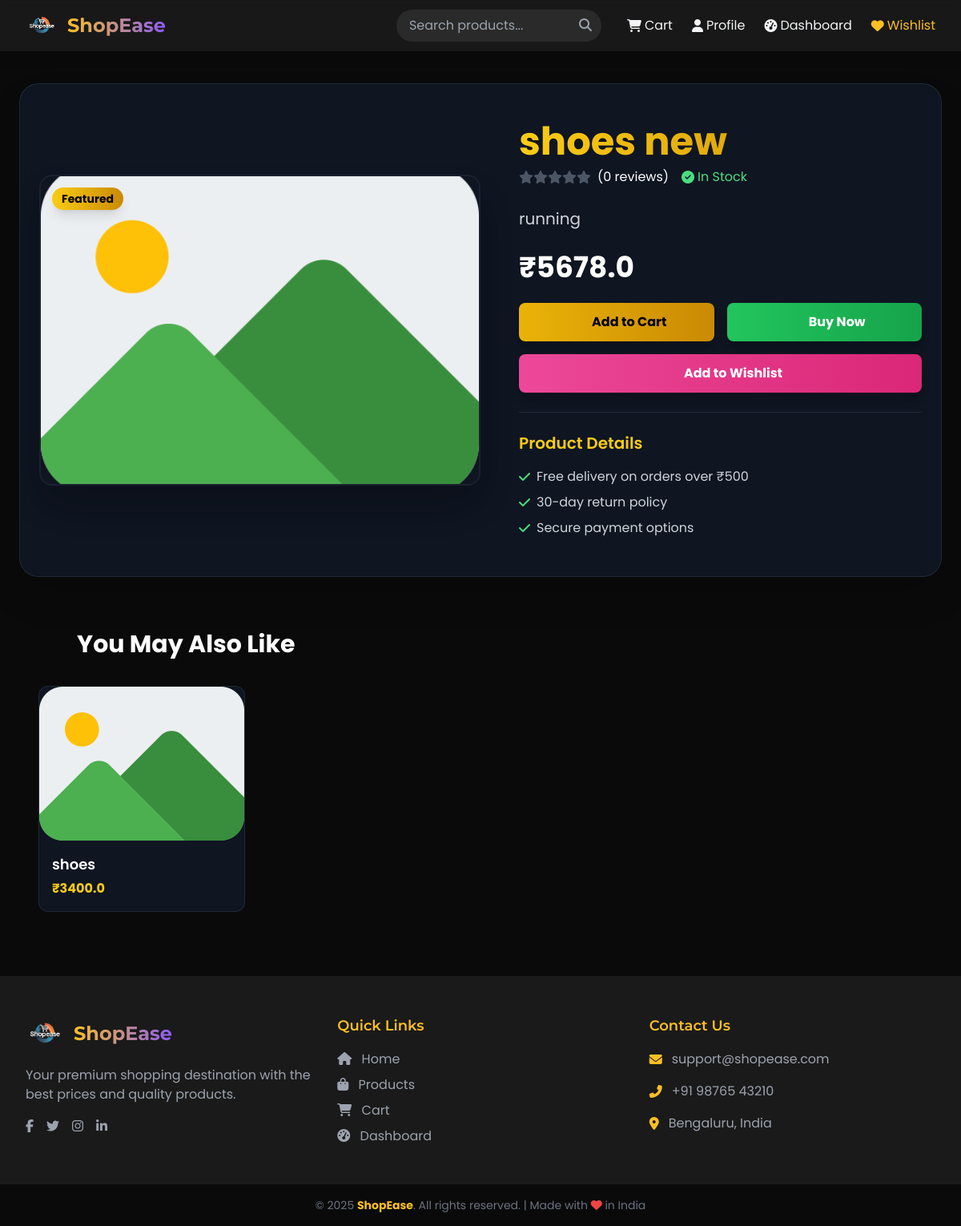
/product/5, run on the app's committed database.
### tables this page shows
CREATE TABLE products (
            id INTEGER PRIMARY KEY AUTOINCREMENT,
            name TEXT,
            price REAL,
            category TEXT,
            description TEXT,
            stock INTEGER
        , image_url TEXT, seller_id INTEGER);

### app.py (the view)
@app.route('/product/<int:product_id>')
def view_product(product_id):
    conn = sqlite3.connect('database/app.db')
    conn.row_factory = sqlite3.Row
    c = conn.cursor()
    c.execute("SELECT * FROM products WHERE id = ?", (product_id,))
    row = c.fetchone()
    if not row:
        flash("Product not found", "danger")
        return redirect(url_for('products'))
    c.execute(
        "SELECT rating, comment FROM reviews WHERE product_id = ?", (product_id,))
    review_rows = c.fetchall()
    reviews = [{"rating": r["rating"], "comment": r["comment"]}
               for r in review_rows]
    if review_rows:
        average_rating = round(sum([r["rating"]
                               for r in review_rows]) / len(review_rows))
    else:
        average_rating = 0
    product = {
        'id': row['id'],
        'name': row['name'],
        'price': row['price'],
        'description': row['description'],
        'category': row['category'],
        'stock': row['stock'],
        'image_url': row['image_url'],
        'rating': average_rating,
        'reviews': reviews
    }
    c.execute("SELECT * FROM products WHERE category = ? AND id != ? LIMIT 6",
              (row['category'], product_id))
    related_products = c.fetchall()
    conn.close()
    return render_template('product_detail.html', product=product, related_products=related_products)

### app.py (called while the page is built)
@app.context_processor
def inject_products():
    try:
        products = fetch_all_products()[:6]
    except:
        products = []
    return {'products': products}

### core/db_helper.py (called while the page is built)
def get_db_connection():
    conn = sqlite3.connect(DB_PATH)
    conn.row_factory = sqlite3.Row
    return conn

def fetch_all_products():
    conn = get_db_connection()
    cursor = conn.execute("SELECT * FROM products")
    products = cursor.fetchall()
    conn.close()
    return products

### templates/product_detail.html (shortened to what this page needs)
{% extends "layout.html" %}
{% block content %}
<link href="https://cdnjs.cloudflare.com/ajax/libs/animate.css/4.1.1/animate.min.css" rel="stylesheet">
<section class="max-w-6xl mx-auto mt-10 px-4 sm:px-6 py-12 bg-gray-900/80 backdrop-blur-sm text-white rounded-3xl shadow-2xl border border-gray-700/50 animate__animated animate__fadeIn">
  <div class="flex flex-col lg:flex-row gap-12 items-center">
    <div class="w-full lg:w-1/2 relative group">
      <div class="overflow-hidden rounded-2xl shadow-2xl border-2 border-gray-700/30">
        <img src="{{ product.image_url if product.image_url else url_for('static', filename='images/placeholder.png') }}"
             alt="{{ product.name }}"
             class="w-full h-96 object-cover transition-transform duration-500 group-hover:scale-105">
      </div>
      <div class="absolute top-4 left-4 bg-gradient-to-r from-yellow-400 to-yellow-600 text-black px-3 py-1 rounded-full text-sm font-bold shadow-lg">
        Featured
      </div>
    </div>
    <div class="flex-1 space-y-6">
      <div>
        <h1 class="text-4xl md:text-5xl font-bold text-transparent bg-clip-text bg-gradient-to-r from-yellow-400 to-yellow-600 mb-2">
        </h1>
        <div class="flex items-center space-x-4 mb-4">
          <div class="flex items-center text-yellow-400">
            {% for i in range(5) %}
              <i class="fas fa-star{% if i >= (product.rating | default(0) | int) %} text-gray-600{% endif %}"></i>
            {% endfor %}
            <span class="ml-2 text-white">({{ product.review_count | default(0) }} reviews)</span>
          </div>
          <span class="text-green-400 flex items-center">
            <i class="fas fa-check-circle mr-1"></i> In Stock
          </span>
        </div>
      </div>
      <p class="text-xl text-gray-300 leading-relaxed">
        {{ product.description }}
      </p>
      <div class="flex items-baseline space-x-4 mt-6">
        <p class="text-4xl font-bold text-white">₹{{ product.price }}</p>
      </div>
      <div class="mt-8 space-y-4">
        <div class="flex flex-wrap gap-4">
          <form method="POST" action="{{ url_for('add_to_cart', product_id=product.id) }}" class="flex-1 min-w-[200px]">
            <button type="submit"
                    class="w-full px-6 py-3 bg-gradient-to-r from-yellow-500 to-yellow-600 text-black font-bold rounded-lg shadow-lg hover:shadow-xl transition-all duration-300 transform hover:scale-[1.02] flex items-center justify-center space-x-2">
              <lord-icon
                src="https://cdn.lordicon.com/slkvcfos.json"
                trigger="hover"
                colors="primary:#121331,secondary:#121331"
                style="width:24px;height:24px">
              </lord-icon>
              <span>Add to Cart</span>
            </button>
          </form>
          <form method="POST" action="{{ url_for('buy_now', product_id=product.id) }}" class="flex-1 min-w-[200px]">
            <button type="submit"
                    class="w-full px-6 py-3 bg-gradient-to-r from-green-500 to-green-600 text-white font-bold rounded-lg shadow-lg hover:shadow-xl transition-all duration-300 transform hover:scale-[1.02] flex items-center justify-center space-x-2">
              <lord-icon
                src="https://cdn.lordicon.com/iiixgoqp.json"
                trigger="hover"
                colors="primary:#ffffff,secondary:#ffffff"
                style="width:24px;height:24px">
              </lord-icon>
              <span>Buy Now</span>
            </button>
          </form>
        </div>
        <form method="POST" action="{{ url_for('add_to_wishlist', product_id=product.id) }}" class="w-full">
          <button type="submit"
                  class="w-full px-6 py-3 bg-gradient-to-r from-pink-500 to-pink-600 text-white font-bold rounded-lg shadow-lg hover:shadow-xl transition-all duration-300 transform hover:scale-[1.02] flex items-center justify-center space-x-2">
            <lord-icon
              src="https://cdn.lordicon.com/rjzlnunf.json"
              trigger="hover"
              colors="primary:#ffffff,secondary:#ffffff"
              style="width:24px;height:24px">
            </lord-icon>
            <span>Add to Wishlist</span>
          </button>
        </form>
      </div>
      <div class="mt-10 pt-6 border-t border-gray-700/50">
        <h3 class="text-xl font-semibold mb-4 text-yellow-400">Product Details</h3>
        <ul class="space-y-2 text-gray-300">
          <li class="flex items-start">
            <i class="fas fa-check text-green-400 mt-1 mr-2"></i>
            <span>Free delivery on orders over ₹500</span>
          </li>
          <li class="flex items-start">
            <i class="fas fa-check text-green-400 mt-1 mr-2"></i>
            <span>30-day return policy</span>
          </li>
          <li class="flex items-start">
            <i class="fas fa-check text-green-400 mt-1 mr-2"></i>
            <span>Secure payment options</span>
          </li>
        </ul>
      </div>
    </div>
  </div>
</section>
<section class="max-w-6xl mx-auto mt-16 px-4 sm:px-6">
  <h2 class="text-3xl font-bold mb-8 text-white flex items-center">
    <lord-icon
      src="https://cdn.lordicon.com/wxnxiano.json"
      trigger="loop"
      delay="2000"
      colors="primary:#fbbf24,secondary:#fbbf24"
      style="width:40px;height:40px">
    </lord-icon>
    <span class="ml-2">You May Also Like</span>
  </h2>
  <div class="grid grid-cols-1 sm:grid-cols-2 lg:grid-cols-4 gap-6">
    {% for related in related_products[:4] %}
    <div class="bg-gray-900/80 backdrop-blur-sm rounded-xl overflow-hidden border border-gray-700/50 hover:border-yellow-400/30 transition-all duration-300 transform hover:-translate-y-1">
      <a href="{{ url_for('view_product', product_id=related.id) }}" class="block">
        <div class="h-48 overflow-hidden">
          <img src="{{ related.image_url if related.image_url else url_for('static', filename='images/placeholder.png') }}"
               alt="{{ related.name }}"
               class="w-full h-full object-cover transition-transform duration-500 hover:scale-110">
        </div>
        <div class="p-4">
          <h3 class="font-semibold text-lg text-white mb-1">{{ related.name }}</h3>
          <p class="text-yellow-400 font-bold">₹{{ related.price }}</p>
        </div>
      </a>
    </div>
    {% endfor %}
  </div>
</section>
{% endblock %}

### data on the page
products: description "running", price "5678.0"
products: name "shoes", price "3400.0"

### other printed values
{{ product.review_count | default(0) }} "0"
